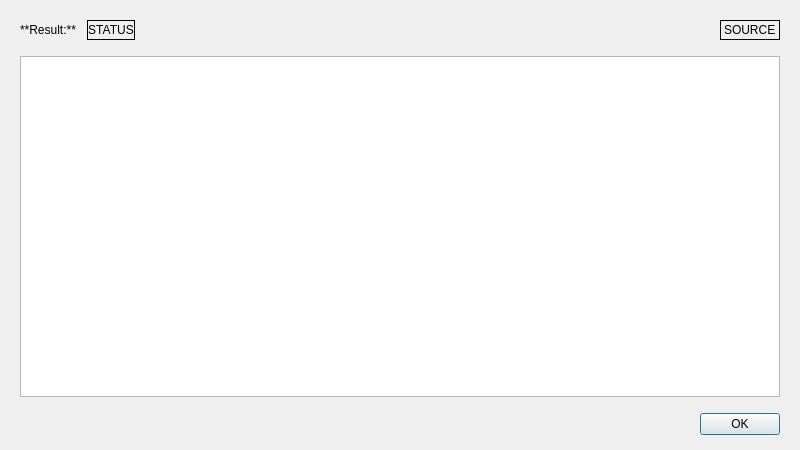
<?xml version="1.0" encoding="UTF-8"?>
<ui version="4.0">
 <class>Dialog</class>
 <widget class="QDialog" name="Dialog">
  <property name="geometry">
   <rect>
    <x>0</x>
    <y>0</y>
    <width>800</width>
    <height>450</height>
   </rect>
  </property>
  <property name="windowTitle">
   <string>Self-Test Result</string>
  </property>
  <layout class="QVBoxLayout" name="verticalLayout_1">
   <property name="leftMargin">
    <number>20</number>
   </property>
   <property name="topMargin">
    <number>20</number>
   </property>
   <property name="rightMargin">
    <number>20</number>
   </property>
   <property name="bottomMargin">
    <number>15</number>
   </property>
   <item>
    <layout class="QHBoxLayout" name="resultBox">
     <property name="bottomMargin">
      <number>0</number>
     </property>
     <item>
      <widget class="QLabel" name="resultLabel">
       <property name="text">
        <string>**Result:**</string>
       </property>
       <property name="textFormat">
        <enum>Qt::TextFormat::MarkdownText</enum>
       </property>
      </widget>
     </item>
     <item>
      <spacer name="horizontalSpacer_1">
       <property name="orientation">
        <enum>Qt::Orientation::Horizontal</enum>
       </property>
       <property name="sizeType">
        <enum>QSizePolicy::Policy::Fixed</enum>
       </property>
       <property name="sizeHint" stdset="0">
        <size>
         <width>5</width>
         <height>20</height>
        </size>
       </property>
      </spacer>
     </item>
     <item>
      <widget class="QLabel" name="resultStatusLabel">
       <property name="sizePolicy">
        <sizepolicy hsizetype="Preferred" vsizetype="Preferred">
         <horstretch>0</horstretch>
         <verstretch>0</verstretch>
        </sizepolicy>
       </property>
       <property name="frameShape">
        <enum>QFrame::Shape::Box</enum>
       </property>
       <property name="text">
        <string>STATUS</string>
       </property>
       <property name="alignment">
        <set>Qt::AlignmentFlag::AlignCenter</set>
       </property>
       <property name="margin">
        <number>3</number>
       </property>
      </widget>
     </item>
     <item>
      <spacer name="horizontalSpacer_2">
       <property name="orientation">
        <enum>Qt::Orientation::Horizontal</enum>
       </property>
       <property name="sizeHint" stdset="0">
        <size>
         <width>40</width>
         <height>20</height>
        </size>
       </property>
      </spacer>
     </item>
     <item>
      <widget class="QLabel" name="sourceLabel">
       <property name="frameShape">
        <enum>QFrame::Shape::Box</enum>
       </property>
       <property name="text">
        <string>SOURCE</string>
       </property>
       <property name="margin">
        <number>3</number>
       </property>
      </widget>
     </item>
    </layout>
   </item>
   <item>
    <spacer name="verticalSpacer_1">
     <property name="orientation">
      <enum>Qt::Orientation::Vertical</enum>
     </property>
     <property name="sizeType">
      <enum>QSizePolicy::Policy::Fixed</enum>
     </property>
     <property name="sizeHint" stdset="0">
      <size>
       <width>20</width>
       <height>10</height>
      </size>
     </property>
    </spacer>
   </item>
   <item>
    <widget class="QTextBrowser" name="resultMessage"/>
   </item>
   <item>
    <spacer name="verticalSpacer_2">
     <property name="orientation">
      <enum>Qt::Orientation::Vertical</enum>
     </property>
     <property name="sizeType">
      <enum>QSizePolicy::Policy::Fixed</enum>
     </property>
     <property name="sizeHint" stdset="0">
      <size>
       <width>20</width>
       <height>10</height>
      </size>
     </property>
    </spacer>
   </item>
   <item>
    <widget class="QDialogButtonBox" name="buttonBox">
     <property name="orientation">
      <enum>Qt::Orientation::Horizontal</enum>
     </property>
     <property name="standardButtons">
      <set>QDialogButtonBox::StandardButton::Ok</set>
     </property>
    </widget>
   </item>
  </layout>
 </widget>
 <resources/>
 <connections>
  <connection>
   <sender>buttonBox</sender>
   <signal>accepted()</signal>
   <receiver>Dialog</receiver>
   <slot>accept()</slot>
   <hints>
    <hint type="sourcelabel">
     <x>248</x>
     <y>254</y>
    </hint>
    <hint type="destinationlabel">
     <x>157</x>
     <y>274</y>
    </hint>
   </hints>
  </connection>
 </connections>
</ui>
